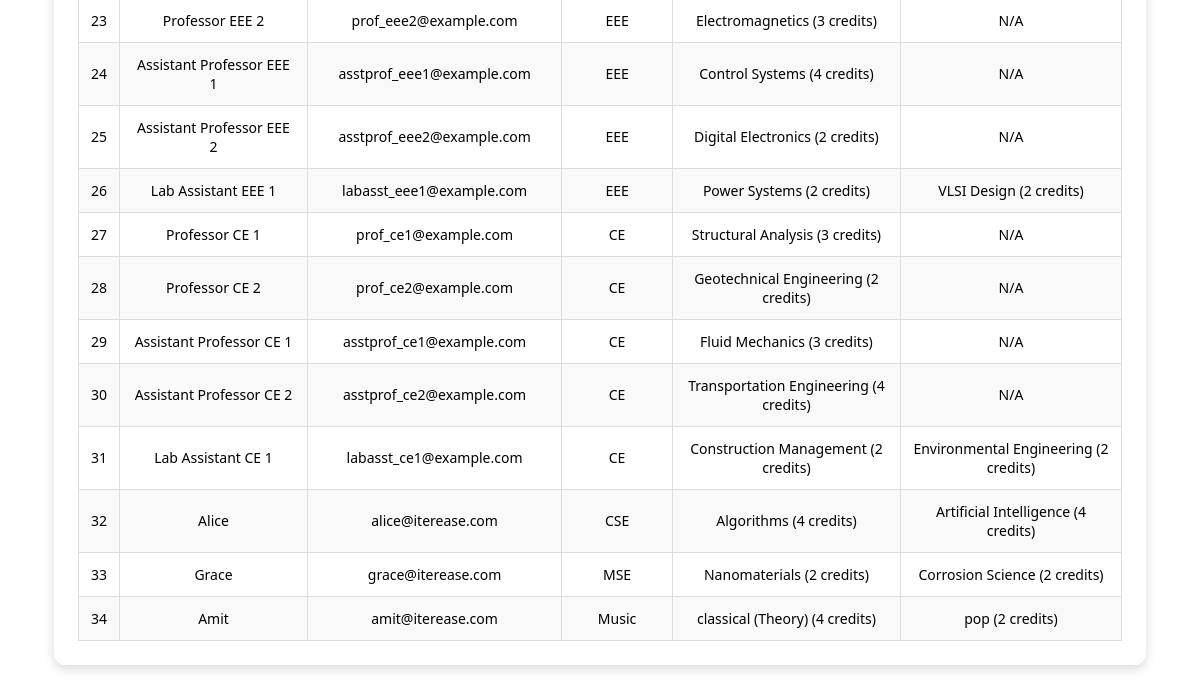
Page /showfaculty/1 (lower part) on the earlier database version.
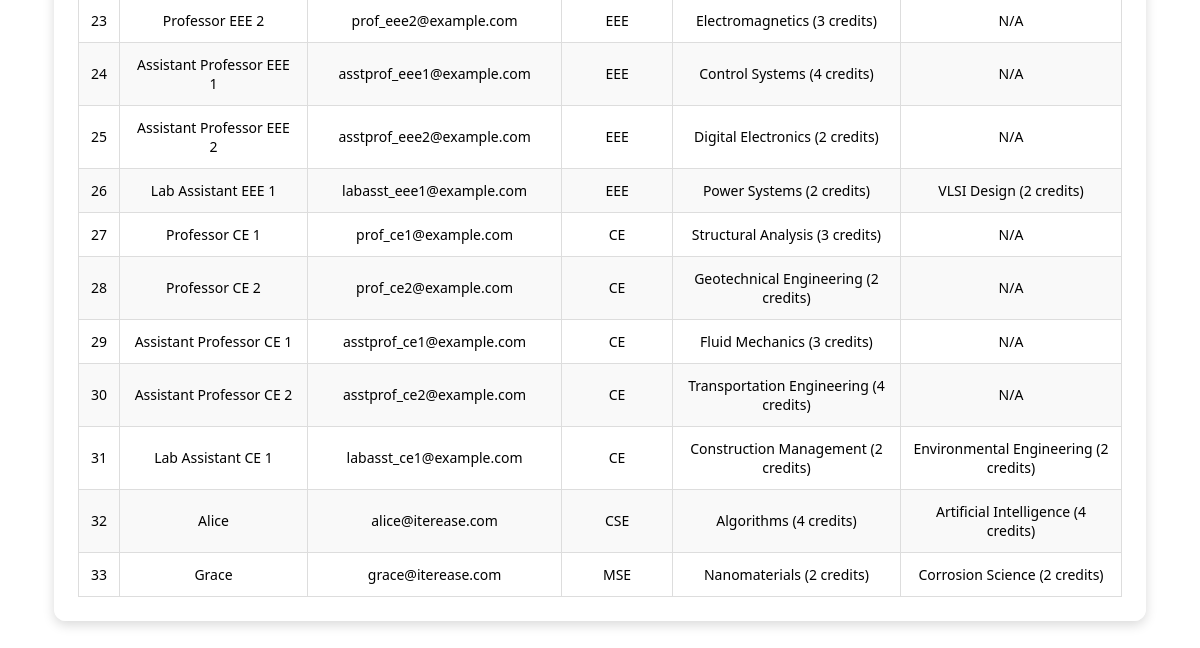
Same page on the later database version.
### application/models.py (models this page shows, shortened)
class Teacher(db.Model):
    __tablename__ = 'teacher'
    id = db.Column(db.Integer, primary_key=True, autoincrement=True)
    uid = db.Column(db.Integer, db.ForeignKey('user.id'), nullable=False)
    department_id = db.Column(db.Integer, db.ForeignKey('department.id'))
    classroom_id = db.Column(db.Integer, db.ForeignKey('classroom.id'))
    workload = db.Column(db.Integer, default=0, nullable=False)
    max_workload = db.Column(db.Integer, nullable=False, default=16)
    user = db.relationship('User', back_populates='teacher')
    routine_slots = db.relationship('RoutineSlot', back_populates='teacher')
    subject_assocs = db.relationship("TeacherSubject", back_populates="teacher", cascade="all, delete-orphan")
    subjects = association_proxy("subject_assocs", "subject")

class User(db.Model):
    __tablename__='user'
    id = db.Column(db.Integer, primary_key=True, autoincrement=True)
    name = db.Column(db.String(100), nullable=False)
    email = db.Column(db.String(100), unique=True, nullable=False)
    password = db.Column(db.String(255), nullable=False)
    phone = db.Column(db.String(15), unique=True, nullable=False)
    address = db.Column(db.String(255))
    student = db.relationship("Student", back_populates="user", uselist=False, cascade="all, delete-orphan")
    teacher = db.relationship("Teacher", back_populates="user", uselist=False, cascade="all, delete-orphan")
    roles= db.relationship('UserRole', back_populates='user', cascade='all, delete-orphan')

class Department(db.Model):
    __tablename__ = 'department'
    id = db.Column(db.Integer, primary_key=True, autoincrement=True)
    name = db.Column(db.String(100), nullable=False, unique=True)
    teachers = db.relationship('Teacher', backref='department', cascade="all, delete-orphan")
    students = db.relationship('Student', backref='department', cascade="all, delete-orphan")
    sections = db.relationship('Section', backref='department', cascade="all, delete-orphan")
    subjects = db.relationship('Subject', backref='department', cascade="all, delete-orphan")
    extra_subjects = db.relationship('ExtraSubject', backref='department', cascade="all, delete-orphan")
    classrooms = db.relationship('ClassRoom', backref='department', cascade="all, delete-orphan")

class Subject(db.Model):
    __tablename__ = 'subject'
    id = db.Column(db.Integer, primary_key=True, autoincrement=True)
    name = db.Column(db.String(100), nullable=False)
    distribution_type = db.Column(db.String(20), default="mixed")
    department_id = db.Column(db.Integer, db.ForeignKey('department.id'), nullable=False)
    credits = db.Column(db.Integer, nullable=False, default=3)   # credit system
    theory_hours = db.Column(db.Integer, nullable=False, default=0)  # derived from credits
    lab_hours = db.Column(db.Integer, nullable=False, default=0)     # derived from credits
    weekly_classes = db.Column(db.Integer, nullable=False, default=3)  # total slots
    routine_slots = db.relationship('RoutineSlot', back_populates='subject')
    teacher_assocs = db.relationship("TeacherSubject", back_populates="subject", cascade="all, delete-orphan")
    teachers = association_proxy("teacher_assocs", "teacher")

class TeacherExtraSubject(db.Model):
    __tablename__ = 'teacher_extra_subject'
    id = db.Column(db.Integer, primary_key=True)
    teacher_id = db.Column(db.Integer, db.ForeignKey('teacher.id'), nullable=False)
    extra_subject_id = db.Column(db.Integer, db.ForeignKey('extra_subject.id'), nullable=False)
    teacher = db.relationship("Teacher", backref=db.backref("extra_subject_links", cascade="all, delete-orphan"))
    extra_subject = db.relationship("ExtraSubject", back_populates="teacher_links")

class ExtraSubject(db.Model):
    __tablename__ = 'extra_subject'
    id = db.Column(db.Integer, primary_key=True, autoincrement=True)
    name = db.Column(db.String(100), nullable=False)
    distribution_type = db.Column(db.String(20), default="mixed")
    department_id = db.Column(db.Integer, db.ForeignKey('department.id'), nullable=False)
    credits = db.Column(db.Integer, nullable=False, default=2)
    theory_hours = db.Column(db.Integer, nullable=False, default=0)
    lab_hours = db.Column(db.Integer, nullable=False, default=0)
    weekly_classes = db.Column(db.Integer, nullable=False, default=2)
    routine_slots = db.relationship('RoutineSlot', back_populates='extra_subject')
    teacher_links = db.relationship("TeacherExtraSubject", back_populates="extra_subject", cascade="all, delete-orphan")
    student_links = db.relationship("StudentExtraSubject", back_populates="extra_subject", cascade="all, delete-orphan")

### app.py (the view)
@app.route('/showfaculty/<int:dean_id>', methods=['GET', 'POST'])
def showfaculty(dean_id):
    dean_role = Role.query.filter_by(name="Dean").first()
    dean = (
        Teacher.query.join(User, User.id == Teacher.uid)
        .join(UserRole, UserRole.uid == User.id)
        .filter(UserRole.rid == dean_role.id, Teacher.id == dean_id)
        .first()
    )
    if not dean:
        flash("❌ Dean not found or access denied.")
        return redirect('/')
    departments = Department.query.all()
    query = Teacher.query.options(
        joinedload(Teacher.subject_assocs).joinedload(TeacherSubject.subject),
        joinedload(Teacher.extra_subject_links).joinedload(TeacherExtraSubject.extra_subject),
        joinedload(Teacher.department),
        joinedload(Teacher.user)
    )
    if request.method == 'POST':
        dept_id = request.form.get("department_id")
        if dept_id:
            teachers = query.filter_by(department_id=dept_id).all()
        else:
            teachers = []
    else:
        teachers = query.all()
    return render_template(
        'showfaculty.html',
        dean=dean,
        teachers=teachers,
        departments=departments
    )

### templates/showfaculty.html (shortened to what this page needs)
<!DOCTYPE html>
<html lang="en">
<head>
</head>
<body>
    <div class="card">
        {% if teachers %}
        <table>
            <tbody>
                {% for teacher in teachers %}
                <tr>
                    <td>{{ teacher.id }}</td>
                    <td>{{ teacher.user.name }}</td>
                    <td>{{ teacher.user.email }}</td>
                    <td>{{ teacher.department.name if teacher.department else 'N/A' }}</td>
                    <td>
                        {% for sub in teacher.subjects %}
                            {{ sub.name }} ({{ sub.credits }} credits)<br>
                        {% else %}
                            N/A
                        {% endfor %}
                    </td>
                    <td>
                        {% for tes in teacher.extra_subject_links %}
                            {{ tes.extra_subject.name }} ({{ tes.extra_subject.credits }} credits){% if not loop.last %}, {% endif %}<br>
                        {% else %}
                            N/A
                        {% endfor %}
                    </td>
                </tr>
                {% endfor %}
            </tbody>
        </table>
        {% else %}
        <p class="no-data">⚠️ No faculty found.</p>
        {% endif %}
    </div>
</body>
</html>

Differences in the rows shown:
removed Teacher: id "34", user.name "Amit", user.email "amit@iterease.com", department "Music"
removed Subject: name "classical (Theory)", credits "4", shown under "34"
removed TeacherExtraSubject: extra_subject.name "pop", extra_subject.credits "2", shown under "34"
